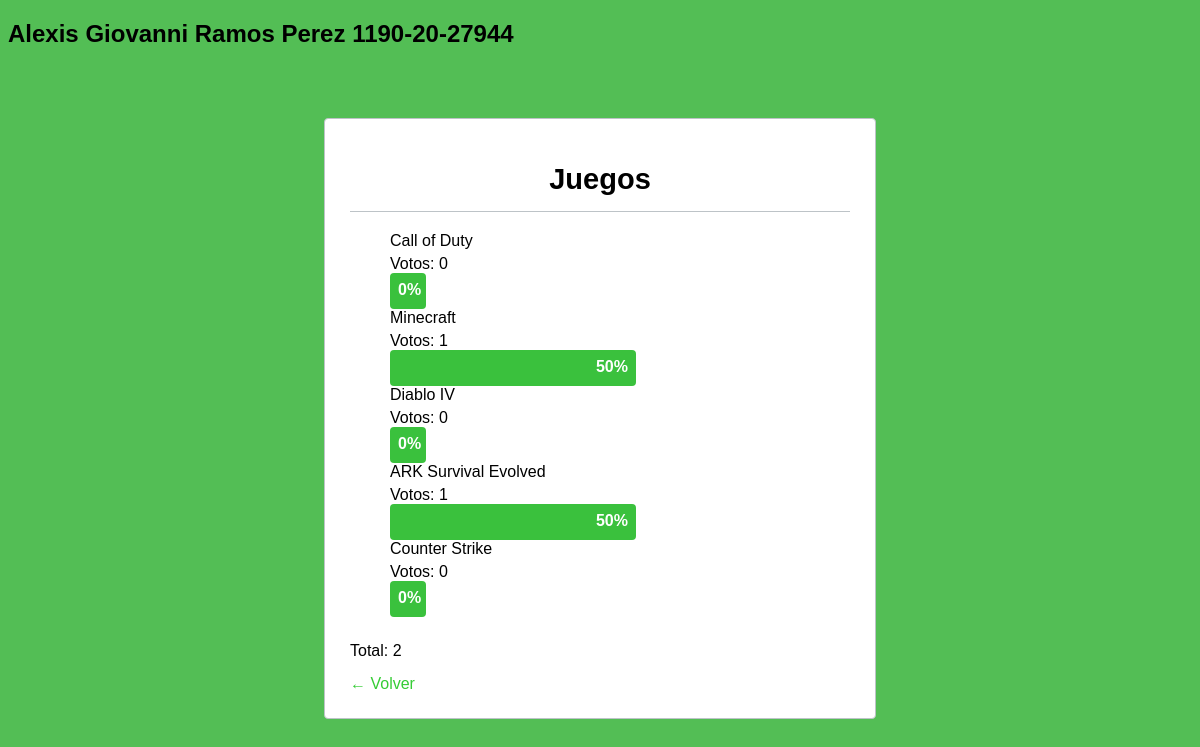
/resultado.php?id=11, run on the app's committed database.
### tables this page shows
CREATE TABLE opciones (
    id INTEGER PRIMARY KEY AUTOINCREMENT,
    id_encuesta INTEGER NOT NULL,
    nombre TEXT NOT NULL,
    valor INTEGER NOT NULL
);

CREATE TABLE "encuestas" (
	"id"	INTEGER,
	"titulo"	TEXT NOT NULL,
	"fecha"	DATE NOT NULL,
	PRIMARY KEY("id" AUTOINCREMENT)
);

### resultado.php (the view, shortened to what this page needs)
<?php
$dbFile = 'encuestas.db';
$conex = new SQLite3($dbFile);
$suma = 0;
$id = $_GET['id'];
$mod = $conex->query("SELECT SUM(valor) as valor FROM opciones WHERE id_encuesta = ".$id);
while ($result = $mod->fetchArray(SQLITE3_ASSOC)) {
    $suma = $result['valor'];
}
?>
<!DOCTYPE HTML>
<html lang="en-US">
<head>
    <link rel="stylesheet" href="estilos.css">
</head>
<body>
    <div><h2>Alexis Giovanni Ramos Perez 1190-20-27944</h2></div>
<div class="wrap">
<form action="" method="post">
<?php
$aux = 0;
$sql = "SELECT nombre, valor FROM opciones WHERE id_encuesta = " . $id;
$req = $conex->query($sql);
while ($result = $req->fetchArray(SQLITE3_ASSOC)) {
    if ($aux == 0) {
        $tituloQuery = $conex->query("SELECT titulo FROM encuestas WHERE id = " . $id);
        $tituloResult = $tituloQuery->fetchArray(SQLITE3_ASSOC);
        $titulo = $tituloResult['titulo'];
        echo "<h1>".$titulo."</h1>";
        echo "<ul class='votacion'>";
        $aux = 1;
    }
    echo '<li><div class="fl">'.$result['nombre'].'</div><div class="fr">Votos: '.$result['valor'].'</div>';
    if ($suma == 0) {
        echo '<div class="barra cero" style="width:0%;"></div></li>';
    } else {
        echo '<div class="barra" style="width:'.($result['valor']*100/$suma).'%;">'.round($result['valor']*100/$suma).'%</div></li>';
    }
}
echo '</ul>';
if (isset($aux)) {
    echo '<span class="fr">Total: '.$suma.'</span>';
    echo '<a href="encuesta.php?id='.$id.'"" class="volver">← Volver</a>';
}
?>
</form>
</div>
</body>
</html>

### estilos.css (style rules this page uses)
.barra { background: #3ac13d; clear: both; height: 20px; color: white; font-weight: bold; text-align: right; padding: 8px; border-radius: 4px; max-width: 356px; min-width: 20px; }
body { background: #53be55; font-family: Arial, sans-serif; }
a { text-decoration: none; color: #35cc35; }
.wrap { padding: 25px; margin: 0 auto; width: 500px; background: #ffffff; border-radius: 4px; margin-top: 70px; border: 1px solid #bdc3c7; }
h1 { margin-bottom: 20px; font-size: 29px; border-bottom: 1px solid #bdc3c7; padding-bottom: 15px; text-align: center; color: #000000; }
ul.votacion { margin-bottom: 25px; list-style: none; }
.votacion .fl { margin-bottom: 5px; }
.volver { display: block; padding-top: 15px; clear: both; color: #35cc35; }

### data on the page
opciones: id_encuesta.titulo "Juegos", nombre "Call of Duty", valor "0", $result['valor']*100/$suma "0"
opciones: nombre "Minecraft", valor "1", valor "50"
opciones: nombre "Diablo IV", valor "0", $result['valor']*100/$suma "0"
opciones: nombre "ARK Survival Evolved", valor "1", valor "50"
opciones: nombre "Counter Strike", valor "0", $result['valor']*100/$suma "0"

### other printed values
$suma "2"
